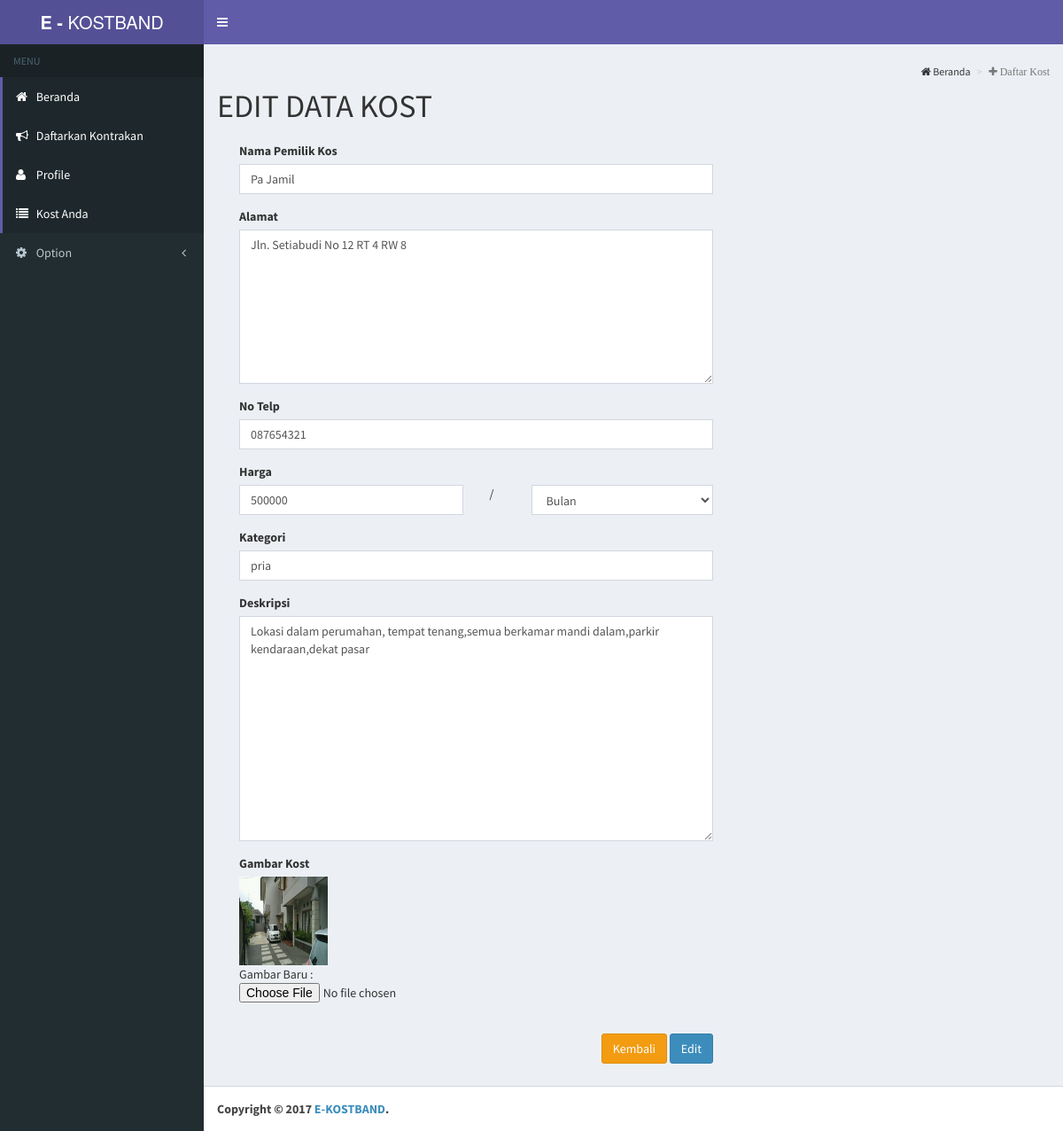
Page /editkosuser.php?idkos=43 (signed in) on the committed database.
### tables this page shows
CREATE TABLE IF NOT EXISTS `kos` (
  `idkos` int(20) NOT NULL AUTO_INCREMENT,
  `id_user` int(11) NOT NULL,
  `namakos` varchar(70) DEFAULT NULL,
  `alamat` text,
  `harga` int(30) DEFAULT NULL,
  `per` varchar(20) DEFAULT NULL,
  `kategori` varchar(50) DEFAULT NULL,
  `deskripsi` varchar(100) DEFAULT NULL,
  `gambar` varchar(100) DEFAULT NULL,
  `no_telp` varchar(12) NOT NULL,
  PRIMARY KEY (`idkos`)
);

### fungsi/ekost.php (called while the page is built, shortened)
<?php
  function tampilkosperid($id){
    global $konek;
    $query = mysqli_query($konek, "SELECT * FROM kos WHERE idkos = $id");
    return $query;
  }
 ?>

### editkosuser.php (the view, shortened to what this page needs)
<?php
include('ceksessionuser.php');
include ('fungsi/koneksi.php');
include ('fungsi/ekost.php');
$id = $_GET['idkos'];
$tampil = tampilkosperid($id);
 ?>
<!DOCTYPE html>
<html>
<head>
  <link rel="stylesheet" href="bootstrap/css/bootstrap.min.css">
  <link rel="stylesheet" href="dist/font-awesome/css/font-awesome.min.css">
  <link rel="stylesheet" href="dist/css/AdminLTE.min.css">
  <link rel="stylesheet" href="dist/css/skins/skin-purple.min.css">
  <link rel="stylesheet" type="text/css" href="plugins/swal/sweetalert.css">
</head>
<body class="hold-transition skin-purple sidebar-mini">
<div class="wrapper">
  <header class="main-header">
    <a href="userberanda.php" class="logo">
      <span class="logo-lg"><b>E -</b> KOSTBAND</span>
    </a>
    <nav class="navbar navbar-static-top" role="navigation">
      <a href="#" class="sidebar-toggle" data-toggle="offcanvas" role="button">
      </a>
    </nav>
  </header>
  <aside class="main-sidebar">
    <section class="sidebar">
      <ul class="sidebar-menu">
        <li class="header">MENU</li>
        <li class="active"><a href="userberanda.php"><i class="fa fa-home"></i> <span>Beranda</span></a></li>
        <li class="active"><a href="daftarkost.php"><i class="fa fa-bullhorn"></i> <span>Daftarkan Kontrakan</span></a></li>
        <li class="active"><a href="profileuser.php"><i class="fa fa-user"></i> <span>Profile</span></a></li>
        <li class="active"><a href="kosterdaftar.php"><i class="fa fa-list"></i> <span>Kost Anda</span></a></li>
        <li class="treeview">
          <a href="#"><i class="fa fa-gear"></i> <span>Option</span> <i class="fa fa-angle-left pull-right"></i></a>
        </li>
      </ul>
    </section>
  </aside>
  <div class="content-wrapper">
    <section class="content-header">
      <ol class="breadcrumb">
        <li class=""><i class="fa fa-home"></i> Beranda</li>
        <li class="active"><i class="fa fa-plus"> Daftar Kost</i></li>
      </ol>
    </section>
    <section class="content">
      <h1>
      EDIT DATA KOST
      </h1>
      <?php while($hsl = mysqli_fetch_assoc($tampil)): ?>
      <div class="container">
        <div class="row">
          <div class="col-md-6">
                  <form class="form" action="" method="POST" enctype="multipart/form-data">
                    <div class="box-body">
                      <div class="form-group">
                         <label for="namakos">Nama Pemilik Kos</label>
                            <input type="text" name="namakos" class="form-control" value="<?php echo $hsl['namakos']; ?>">
                      </div>
                      <div class="form-group">
                          <label for="alamat">Alamat</label>
                          <textarea name="alamat" class="form-control" rows="8" cols="58"><?php echo $hsl['alamat']; ?></textarea>
                      </div>
                      <div class="form-group">
                          <label for="notelp">No Telp</label>
                          <input type="text" name="notelp" class="form-control" value="<?php echo $hsl['no_telp']; ?>">
                      </div>
                      <div class="form-group">
                         <label for="harga">Harga</label>
                             <div class="row">
                              <div class="col-xs-6">
                                <input type="text" name="harga" class="form-control" value="<?php echo $hsl['harga']; ?>">
                              </div>
                              <div class="col-xs-1" class="form-control">
                                /
                              </div>
                              <div class="col-xs-5">
                                <select class="form-control" name="per">
                                  <option value="Bulan" <?php if($hsl['per'] == 'Bulan') {echo 'selected'; } ?>>Bulan</option>
                              </select>
                              </div>
                        </div>
                      </div>
                    <div class="form-group">
                       <label for="kategori">Kategori</label>
                        <input type="text" name="kategori" class="form-control" value="<?php echo $hsl['kategori']; ?>">
                    </div>
                    <div class="form-group">
                       <label for="deksripsi">Deskripsi</label>
                        <textarea name="deskripsi" class="form-control" rows="12" cols="20"><?php echo $hsl['deskripsi']; ?></textarea>
                    </div>
                    <div class="form-group">
                       <label for="gambar">Gambar Kost</label><br>
                              <td><img src="gambarkost/<?php echo $hsl['gambar'] ?>" name="file" width="100" height="100" alt="gambar" /></td><br>
                            <span>Gambar Baru : <input type="file" name="file"></span><br>
                    </div>
                      <div class="pull-right">
                        <a href="kosterdaftar.php" class="btn btn-warning">Kembali</a>
                        <input type="submit" name="submitedit" class="btn btn-primary" value="Edit">
                      </div>
                  </form>
                </div>
          </div>
        <?php endwhile; ?>
  </section></div>
          <footer class="main-footer">
            <strong>Copyright &copy; 2017 <a href="#">E-KOSTBAND</a>.</strong>
          </footer>
        </div>
</body>
</html>

### rows in the picture
kos: namakos "Pa Jamil", alamat "Jln. Setiabudi No 12 RT 4 RW 8", notelp "087654321", harga "500000", per "Bulan", kategori "pria", deskripsi "Lokasi dalam perumahan, tempat tenang,semua berkamar mandi dalam,parkir kendaraan,dekat pasar", gambar (picture)
